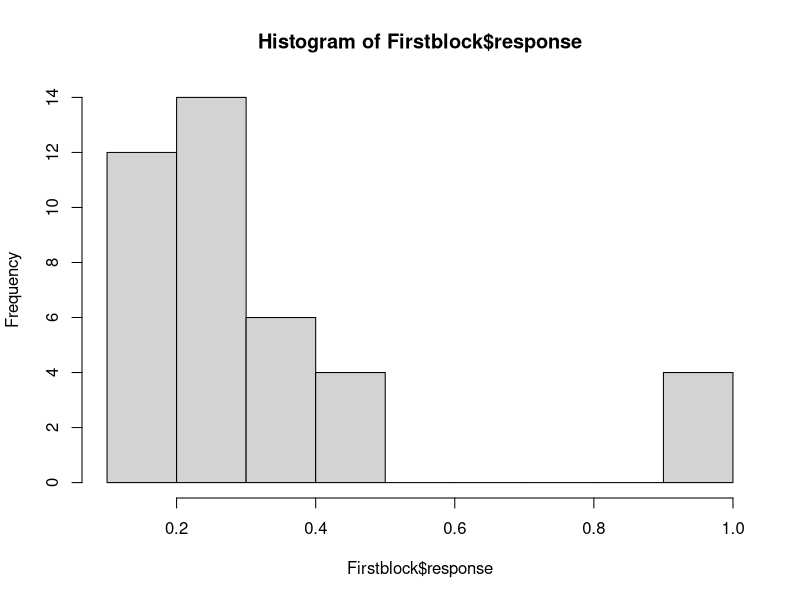
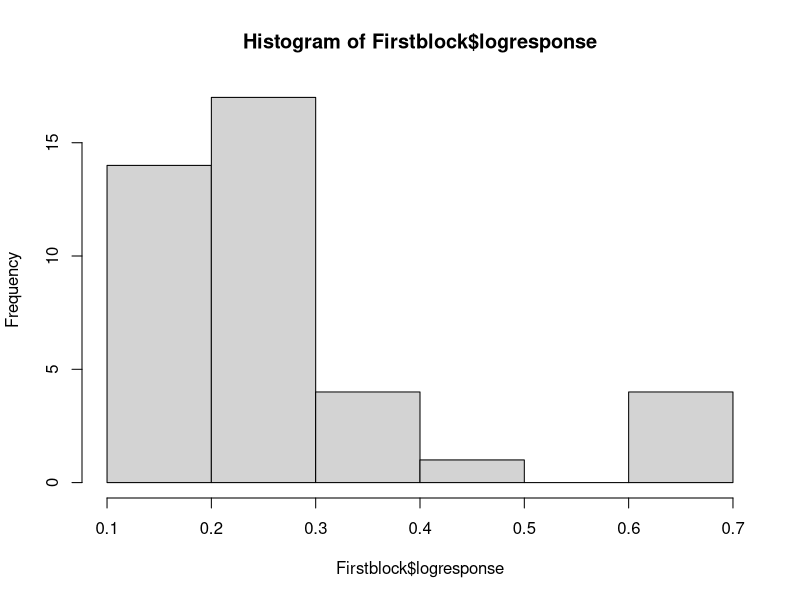
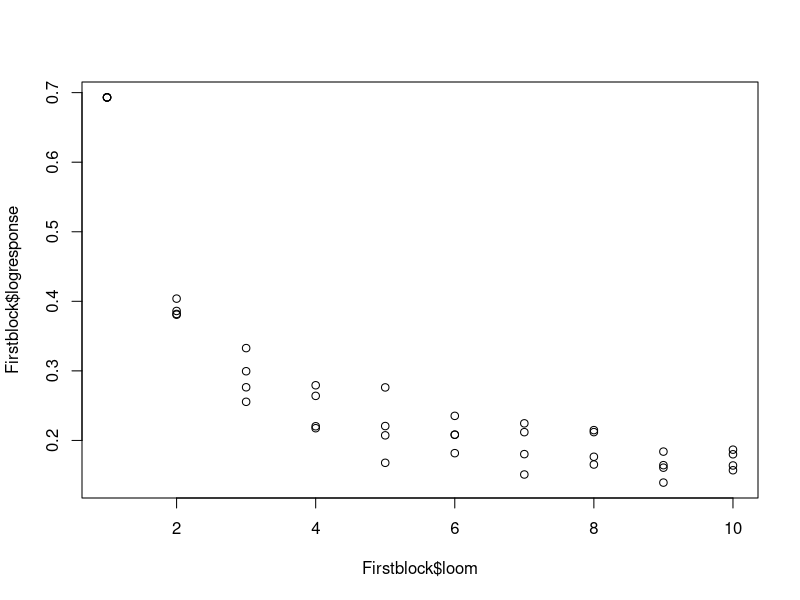
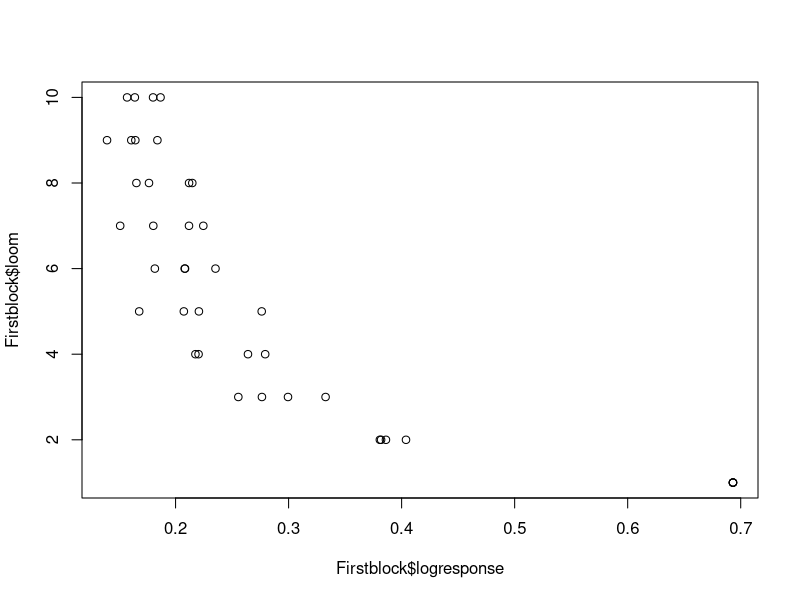
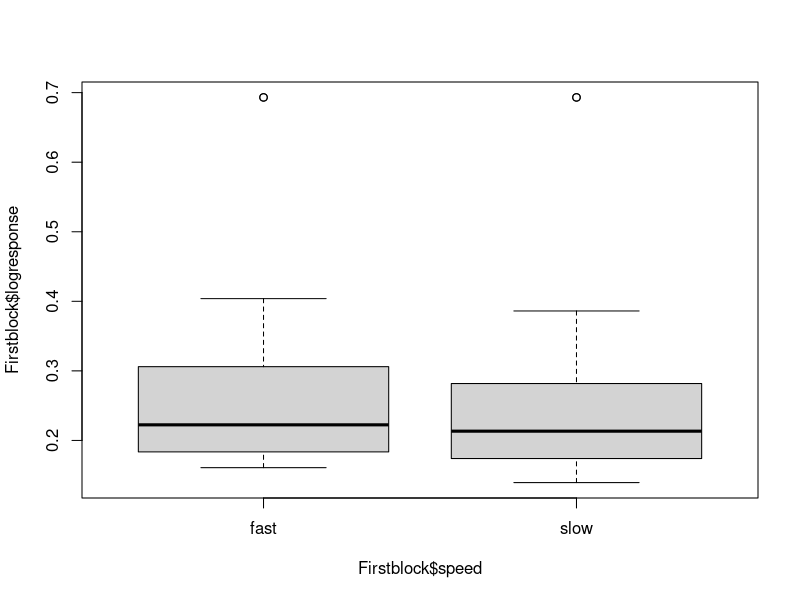
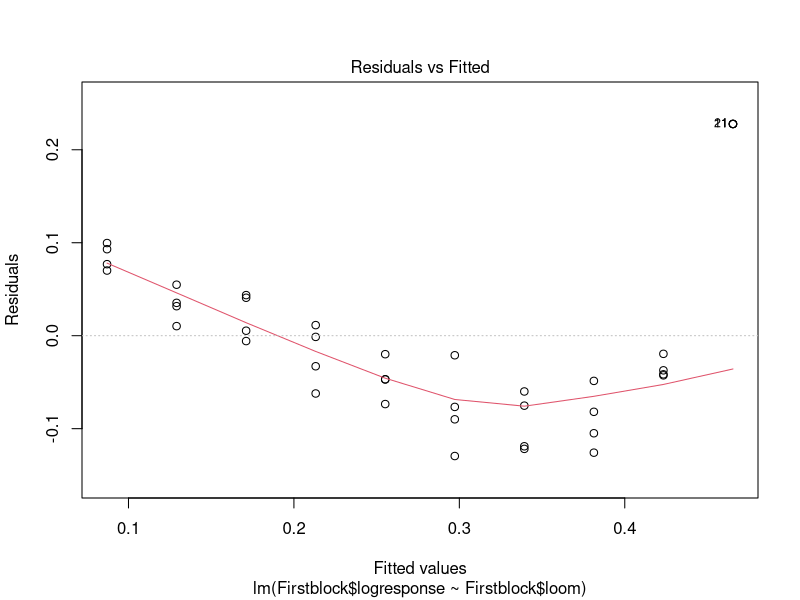
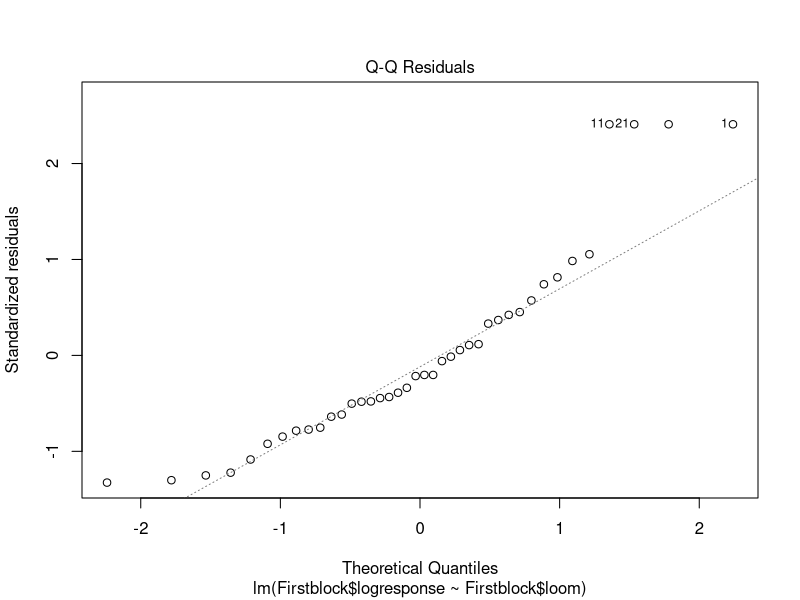
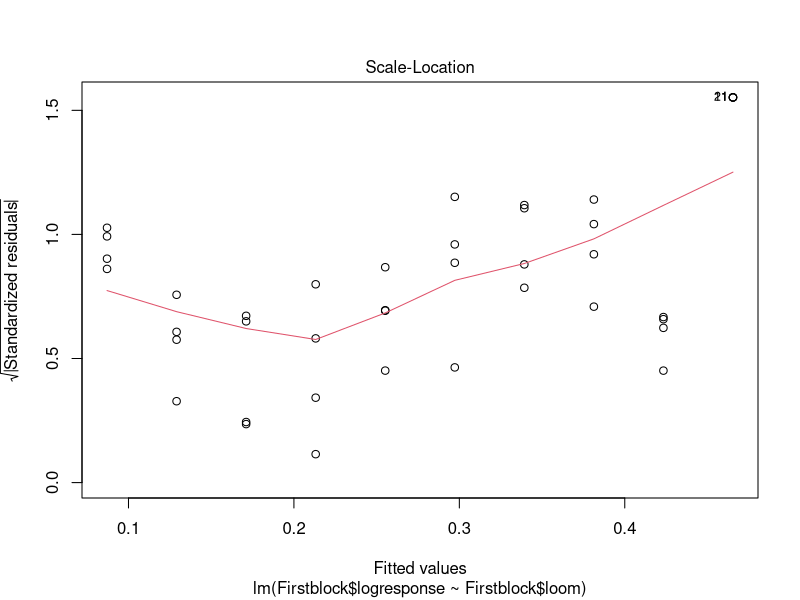

Write the R code that produced these figures, in order.
##### this script is to run a linear regression analysis at the max responses of the Optic Tectum 
####(SPIM) of the of the first block of the loom habituation FnS_20n60 experiment. 



getwd()


setwd("C:/Users/uqemarqu/Documents/R/Max response SPIM analysis")


#### for OT slopehab data

## to import the data
Firstblock<-read.csv("OT_slopehab_firstblock.csv",header=T,sep=",") 


N<-colnames(Firstblock)


## looking at the structure. 
str(Firstblock)
summary(Firstblock)

#######

### to visualize the distribution of the data
hist(Firstblock$response) ### it is right skewed... 

### to test if the distribution is normal. if it is significant is means it is not normal
shapiro.test(Firstblock$response) 

### because is right skewed i do a log transformation
Firstblock$logresponse<-log(Firstblock$response+1) ###  ### the +1 is to avoid 0s 

hist(Firstblock$logresponse)
shapiro.test(Firstblock$logresponse) ### is still not normal...  the distribution looks similar... 




#######################

### so we test with a correlation first to see if there is a trend

### to look at the correlation

cor.test(Firstblock$loom,Firstblock$logresponse,method=c("spearman"))
cor(Firstblock$loom,Firstblock$response,method=c("spearman")) ### it gives the same results as it should. 

plot(Firstblock$loom,Firstblock$logresponse) ### (X,Y)
plot(Firstblock$loom~Firstblock$logresponse)  ### when I use a ~ it changes the order to (Y,X)



##### there is a negative correlation. so i can try my multiple linear regression. but first i will do a simple one.


#########################


##### linear regression in categorical data ###############

#### is response related to speed?



### now to visualize, because we are using cathegorical data is better to use a boxplot.
boxplot(Firstblock$logresponse~Firstblock$speed)

### linear regression
result2<-lm(Firstblock$logresponse~Firstblock$speed)


summary(result2)

coef(result2)

#### slow b=-0.01, and it is not significant..., but in only explains 0.2% of the variance...

### in categorical data the first variable is taken as a reference, that why we only get one

N2<-c("loom" , "speed" ,"isi" )

#### doing a loop

for (i in 1:length(N2)){
  print(N2[i])
  resulttest<-lm(Firstblock$logresponse~Firstblock[,N2[i]])
  print(summary(resulttest))
  print(anova(resulttest))
  print(coef(resulttest))
}


### it seems that the only significant one is the looms presentations... not the other two. 


######## now trying with multiple linear regression

### we first do a linear regression 

result3<-lm(Firstblock$logresponse~Firstblock$loom+Firstblock$speed+Firstblock$isi)

step<-step(result3,direction="both")  #### be mindful that if there are NA's the stepwise can fail. 

summary(step)

anova(step)



#### to check for the assumptions. 
plot(step)

#### looking at the assumptions it seems that is not a linear system so this is not an accurate test...


##### to check combinations

result4<-lm(Firstblock$logresponse~Firstblock$loom+Firstblock$isi)

step2<-step(result4,direction="both")  #### be mindful that if there are NA's the stepwise can fail. 

summary(step2)

#####  to check individual variables again...
result4<-lm(Firstblock$logresponse~Firstblock$isi)


summary(result4)



##### non linear regression#####

### i am now going to try with a nonlinear model. the idea is to make different models and compare them. 

##### its tricky cause I need to put my own formula...

### sorting by loom

y<-Firstblock$response

x<-Firstblock$loom

z<-Firstblock$speed

##### i will use the formula and initial values from the one phase decay in prism. i take the average of K and Y0
#####  Y=(Y0 - Plateau)*exp(-K*X) + Plateau


result5<-nls(y~(a-c)*exp(-b*x)+c,start=list(a=2.25,b=1.28,c=0)) ### this is my simple model with only the looms


#result6<-nls(y~(a-c)*exp(-b*x)+(a-c)*exp(-b*z)+c,start=list(a=2.25,b=1.28,c=0)) ### second model... is not working, i think because of the categorical data

#get some estimation of goodness of fit
cor(y,predict(result5))


#plot
plot(x,y)
lines(x,predict(result5),lty=1,col="red",lwd=1)

summary(result5)


#anova(result5,result6)

######## what about gam models?

library("mgcv") 

gam1<-gam(logresponse~s(loom)+0, data=Firstblock,method = "REML")

plot(gam1)

gam.check

#### the assumptions look terrible... not sure what to do now...
